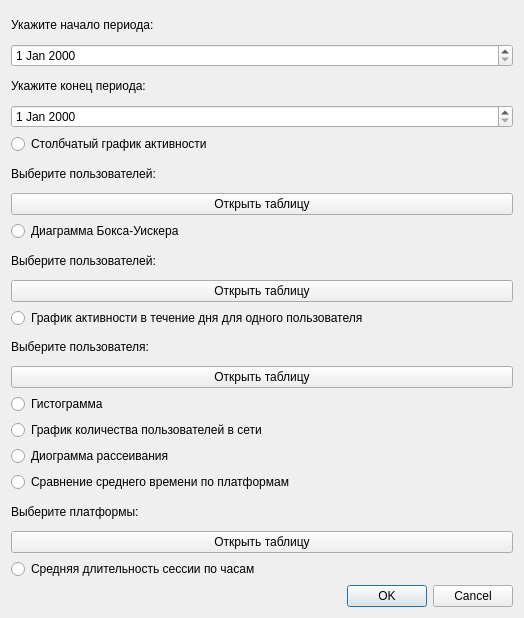
<?xml version="1.0" encoding="UTF-8"?>
<ui version="4.0">
 <class>Dialog</class>
 <widget class="QDialog" name="Dialog">
  <property name="geometry">
   <rect>
    <x>0</x>
    <y>0</y>
    <width>524</width>
    <height>618</height>
   </rect>
  </property>
  <property name="windowTitle">
   <string>Dialog</string>
  </property>
  <layout class="QVBoxLayout" name="verticalLayout_2">
   <item>
    <layout class="QVBoxLayout" name="verticalLayout">
     <item>
      <widget class="QLabel" name="label">
       <property name="text">
        <string>Укажите начало периода:</string>
       </property>
      </widget>
     </item>
     <item>
      <widget class="QDateEdit" name="dateEdit"/>
     </item>
     <item>
      <widget class="QLabel" name="label_2">
       <property name="text">
        <string>Укажите конец периода:</string>
       </property>
      </widget>
     </item>
     <item>
      <widget class="QDateEdit" name="dateEdit_2"/>
     </item>
     <item>
      <widget class="QRadioButton" name="radioButton_2">
       <property name="text">
        <string>Столбчатый график активности</string>
       </property>
      </widget>
     </item>
     <item>
      <widget class="QLabel" name="label_4">
       <property name="text">
        <string>Выберите пользователей:</string>
       </property>
      </widget>
     </item>
     <item>
      <widget class="QPushButton" name="pushButton">
       <property name="text">
        <string>Открыть таблицу</string>
       </property>
      </widget>
     </item>
     <item>
      <widget class="QRadioButton" name="radioButton_5">
       <property name="text">
        <string>Диаграмма Бокса-Уискера</string>
       </property>
      </widget>
     </item>
     <item>
      <widget class="QLabel" name="label_3">
       <property name="text">
        <string>Выберите пользователей:</string>
       </property>
      </widget>
     </item>
     <item>
      <widget class="QPushButton" name="pushButton_2">
       <property name="text">
        <string>Открыть таблицу</string>
       </property>
      </widget>
     </item>
     <item>
      <widget class="QRadioButton" name="radioButton_6">
       <property name="text">
        <string>График активности в течение дня для одного пользователя</string>
       </property>
      </widget>
     </item>
     <item>
      <widget class="QLabel" name="label_6">
       <property name="text">
        <string>Выберите пользователя:</string>
       </property>
      </widget>
     </item>
     <item>
      <widget class="QPushButton" name="pushButton_3">
       <property name="text">
        <string>Открыть таблицу</string>
       </property>
      </widget>
     </item>
     <item>
      <widget class="QRadioButton" name="radioButton_8">
       <property name="text">
        <string>Гистограмма</string>
       </property>
      </widget>
     </item>
     <item>
      <widget class="QRadioButton" name="radioButton_7">
       <property name="text">
        <string>График количества пользователей в сети</string>
       </property>
      </widget>
     </item>
     <item>
      <widget class="QRadioButton" name="radioButton">
       <property name="text">
        <string>Диограмма рассеивания</string>
       </property>
      </widget>
     </item>
     <item>
      <widget class="QRadioButton" name="radioButton_3">
       <property name="text">
        <string>Сравнение среднего времени по платформам</string>
       </property>
      </widget>
     </item>
     <item>
      <widget class="QLabel" name="label_5">
       <property name="text">
        <string>Выберите платформы:</string>
       </property>
      </widget>
     </item>
     <item>
      <widget class="QPushButton" name="pushButton_4">
       <property name="text">
        <string>Открыть таблицу</string>
       </property>
      </widget>
     </item>
     <item>
      <widget class="QRadioButton" name="radioButton_4">
       <property name="text">
        <string>Средняя длительность сессии по часам</string>
       </property>
      </widget>
     </item>
    </layout>
   </item>
   <item>
    <widget class="QDialogButtonBox" name="buttonBox">
     <property name="orientation">
      <enum>Qt::Horizontal</enum>
     </property>
     <property name="standardButtons">
      <set>QDialogButtonBox::Cancel|QDialogButtonBox::Ok</set>
     </property>
    </widget>
   </item>
  </layout>
 </widget>
 <resources/>
 <connections>
  <connection>
   <sender>buttonBox</sender>
   <signal>accepted()</signal>
   <receiver>Dialog</receiver>
   <slot>accept()</slot>
   <hints>
    <hint type="sourcelabel">
     <x>248</x>
     <y>254</y>
    </hint>
    <hint type="destinationlabel">
     <x>157</x>
     <y>274</y>
    </hint>
   </hints>
  </connection>
  <connection>
   <sender>buttonBox</sender>
   <signal>rejected()</signal>
   <receiver>Dialog</receiver>
   <slot>reject()</slot>
   <hints>
    <hint type="sourcelabel">
     <x>316</x>
     <y>260</y>
    </hint>
    <hint type="destinationlabel">
     <x>286</x>
     <y>274</y>
    </hint>
   </hints>
  </connection>
 </connections>
</ui>
